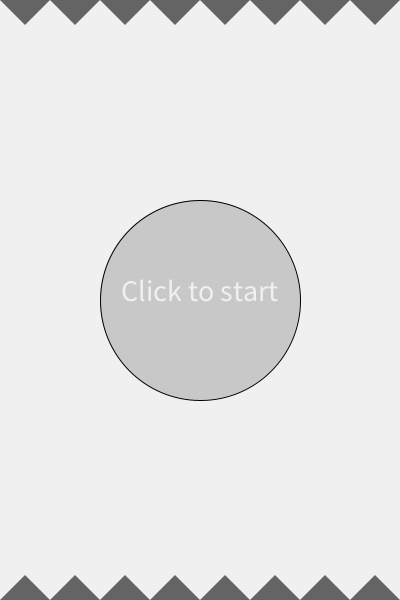
Frame 1 (no input)
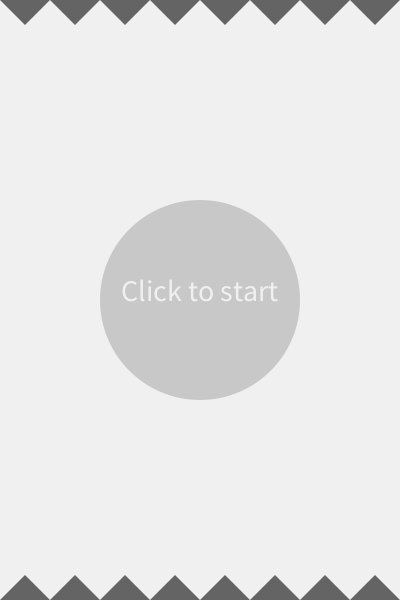
Frame 60 (the mouse pressed at the canvas centre just before this capture)
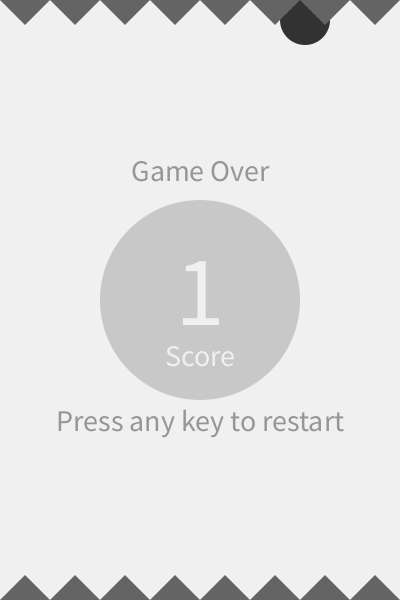
Frame 120 (the mouse held since frame 60 and released just before this capture)

The Processing sketch that drew these frames (run headless with seeded random() and noise(); from frame 60 on, the mouse is pressed at the canvas centre):

// Processing sketch: SpikesGame1_2
// ── SpikesGame1_2.pde
void setup() {
  size(400, 600);
}

int s = 0;
float a = 25;
float y = 300;
float vy = 3;
float b = 1;
int score = 00;
float[] spikeYValues = new float[] {
  50, 100, 150, 200, 250, 300, 350, 400, 450, 500, 550
};

int gameState; //0 = pre-grame, 1 = in-game, 2 = game over

void draw() {
  background(240);
  LeftSpikes leftspikes = new LeftSpikes();
  RightSpikes rightspikes = new RightSpikes();
  Bird bird = new Bird();
  topSpikes tSpikes = new topSpikes();

  fill(200);
  ellipse(width/2, height/2, 200, 200);

  if (gameState==0) {
    noStroke();
    tSpikes.draw();
    translate(-350, -50);
    textAlign(CENTER, CENTER);
    textSize(30);
    fill(240);
    text("Click to start", width/2, 40+(height/2));
    if (mousePressed) {
      gameState = 1;
    }
  }

  if (gameState==1) {
    bird.draw();
    tSpikes.draw();
    translate(-350, -50);
    pushMatrix();
    for (float spikeY : spikeYValues) {
      pushMatrix();
      translate(0, spikeY);
      if (s==1) {
        leftspikes.draw();
      } else {
        rightspikes.draw();
      }
      float leftD = dist(a, y, 25, spikeY-12.5);
      float rightD = dist(a, y, (width-25), spikeY-12.5);
      if (leftD < 12.5 && leftD > -12.5 && s==1) {
        gameState=2;
        leftD = 50;
      }
      if (rightD < 25 && rightD > -12.5 && s==0) {
        gameState=2;
        rightD = 50;
      }
      popMatrix();
    }
    popMatrix();
    if (y > height-25 || y < 25) {
      gameState=2;
    }
  }

  if (gameState==2) {
    fill(50);
    ellipse(a, y, 50, 50);
    tSpikes.draw();
    translate(-350, -50);
    pushMatrix();
    leftspikes.draw();
    popMatrix();
    rightspikes.draw();
    score = score;
    textAlign(CENTER, CENTER);
    textSize(30);
    fill(150);
    text("Game Over", width/2, 220);
    text("Press any key to restart", width/2, 170+(height/2));
    fill(240);
    text("Score", width/2, 105+(height/2));
    textSize(100);
    text(score, width/2, 40+(height/2));
    if (keyPressed) {
      gameState=0;
      s = 0;
      a = 25;
      y = 300;
      vy = 3;
      b = 1;
      score = 00;
    }
  }
}

float va=5;

class Bird {
  Bird() {
  }
  void draw() {
    //    vy = vy *1.03;
    if (a>=(width-25)) {
      s=1;
      score++;
      randomizeSpikeYValues();
    }
    if (a==25) {
      s=0;
      score++;
      randomizeSpikeYValues();
    }
    if (s==0) {
      a=a+va;
    } else {
      a=a-va;
    }
    if (mousePressed) {
      vy=5;
    } else {
      vy -= 0.3;
    }
    y=y-vy;
    if (y >(height-5)) {
      y = height-5;
    }
    if (y < 5) {
      y = 5;
    }
    noStroke();
    //score;
    textAlign(CENTER, CENTER);
    textSize(100);
    fill(240);
    text(score, width/2, 290);
    //bird
    fill(0, 100, 200);
    ellipse(a, y, 50, 50);
  }
}

void randomizeSpikeYValues() {
  int spike = 0;
  for (int i = 0; i < spikeYValues.length; i++) {
    spike+= 50*((int) random(4)+1);
    spikeYValues[i] = spike;
  }
}


class LeftSpikes {
  LeftSpikes() {
  }
  void draw() {
    fill(100);
    triangle(0, 0, 25, 25, 0, 50);
  }
}

class RightSpikes {
  RightSpikes() {
  }
  void draw() {
    fill(100);
    triangle(width, 0, width-25, 25, width, 50);
  }
}

class topSpikes {
  topSpikes() {
  }
  void draw() {
    translate(-50, 0);
    fill(100);
    for (int x=0; x<400; x=x+50) {
      translate(50, 0);
      triangle(0, 0, 50, 0, 25, 25);
      triangle(0, height, 25, height-25, 50, height);
    }
  }
}
